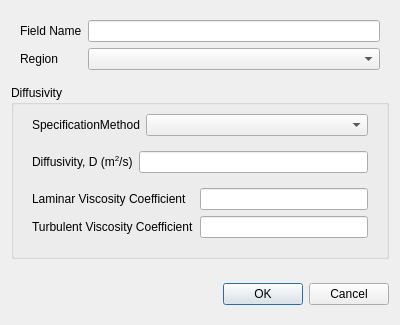
<?xml version="1.0" encoding="UTF-8"?>
<ui version="4.0">
 <class>UserDefinedScalarDialog</class>
 <widget class="QDialog" name="UserDefinedScalarDialog">
  <property name="geometry">
   <rect>
    <x>0</x>
    <y>0</y>
    <width>400</width>
    <height>318</height>
   </rect>
  </property>
  <property name="windowTitle">
   <string>User-defined Scalar</string>
  </property>
  <layout class="QVBoxLayout" name="verticalLayout">
   <item>
    <widget class="QWidget" name="form" native="true">
     <layout class="QVBoxLayout" name="verticalLayout_3">
      <property name="leftMargin">
       <number>0</number>
      </property>
      <property name="topMargin">
       <number>0</number>
      </property>
      <property name="rightMargin">
       <number>0</number>
      </property>
      <item>
       <widget class="QWidget" name="widget" native="true">
        <layout class="QFormLayout" name="basicsLayout">
         <item row="0" column="0">
          <widget class="QLabel" name="label">
           <property name="text">
            <string>Field Name</string>
           </property>
          </widget>
         </item>
         <item row="0" column="1">
          <widget class="QLineEdit" name="fieldName"/>
         </item>
         <item row="1" column="0">
          <widget class="QLabel" name="targetLabel">
           <property name="text">
            <string>Region</string>
           </property>
          </widget>
         </item>
         <item row="1" column="1">
          <widget class="QComboBox" name="target"/>
         </item>
        </layout>
       </widget>
      </item>
      <item>
       <widget class="QGroupBox" name="groupBox">
        <property name="title">
         <string>Diffusivity</string>
        </property>
        <layout class="QVBoxLayout" name="verticalLayout_2">
         <item>
          <widget class="QWidget" name="widget_3" native="true">
           <layout class="QFormLayout" name="formLayout_2">
            <property name="topMargin">
             <number>0</number>
            </property>
            <item row="0" column="0">
             <widget class="QLabel" name="targetLabel_2">
              <property name="text">
               <string>SpecificationMethod</string>
              </property>
             </widget>
            </item>
            <item row="0" column="1">
             <widget class="EnumComboBox" name="specificationMethod"/>
            </item>
           </layout>
          </widget>
         </item>
         <item>
          <widget class="QWidget" name="constant" native="true">
           <layout class="QFormLayout" name="formLayout_3">
            <property name="topMargin">
             <number>0</number>
            </property>
            <item row="0" column="0">
             <widget class="QLabel" name="label_2">
              <property name="text">
               <string>Diffusivity, D (m&lt;sup&gt;2&lt;/sup&gt;/s)</string>
              </property>
             </widget>
            </item>
            <item row="0" column="1">
             <widget class="QLineEdit" name="diffusivity"/>
            </item>
           </layout>
          </widget>
         </item>
         <item>
          <widget class="QWidget" name="laminarAndTurbulentViscosity" native="true">
           <layout class="QFormLayout" name="formLayout_5">
            <property name="topMargin">
             <number>0</number>
            </property>
            <item row="0" column="0">
             <widget class="QLabel" name="label_4">
              <property name="text">
               <string>Laminar Viscosity Coefficient</string>
              </property>
             </widget>
            </item>
            <item row="0" column="1">
             <widget class="QLineEdit" name="laminarViscosityCoefficient"/>
            </item>
            <item row="1" column="0">
             <widget class="QLabel" name="label_5">
              <property name="text">
               <string>Turbulent Viscosity Coefficient</string>
              </property>
             </widget>
            </item>
            <item row="1" column="1">
             <widget class="QLineEdit" name="turbulentViscosityCoefficient"/>
            </item>
           </layout>
          </widget>
         </item>
        </layout>
       </widget>
      </item>
     </layout>
    </widget>
   </item>
   <item>
    <widget class="QWidget" name="widget_2" native="true">
     <layout class="QHBoxLayout" name="horizontalLayout_2">
      <property name="rightMargin">
       <number>0</number>
      </property>
      <item>
       <spacer name="horizontalSpacer_2">
        <property name="orientation">
         <enum>Qt::Horizontal</enum>
        </property>
        <property name="sizeHint" stdset="0">
         <size>
          <width>208</width>
          <height>20</height>
         </size>
        </property>
       </spacer>
      </item>
      <item>
       <widget class="QPushButton" name="ok">
        <property name="text">
         <string>OK</string>
        </property>
       </widget>
      </item>
      <item>
       <widget class="QPushButton" name="cancel">
        <property name="text">
         <string>Cancel</string>
        </property>
       </widget>
      </item>
     </layout>
    </widget>
   </item>
  </layout>
 </widget>
 <customwidgets>
  <customwidget>
   <class>EnumComboBox</class>
   <extends>QComboBox</extends>
   <header>widgets.enum_combo_box</header>
  </customwidget>
 </customwidgets>
 <resources/>
 <connections>
  <connection>
   <sender>cancel</sender>
   <signal>clicked()</signal>
   <receiver>UserDefinedScalarDialog</receiver>
   <slot>reject()</slot>
   <hints>
    <hint type="sourcelabel">
     <x>353</x>
     <y>287</y>
    </hint>
    <hint type="destinationlabel">
     <x>199</x>
     <y>158</y>
    </hint>
   </hints>
  </connection>
 </connections>
</ui>
